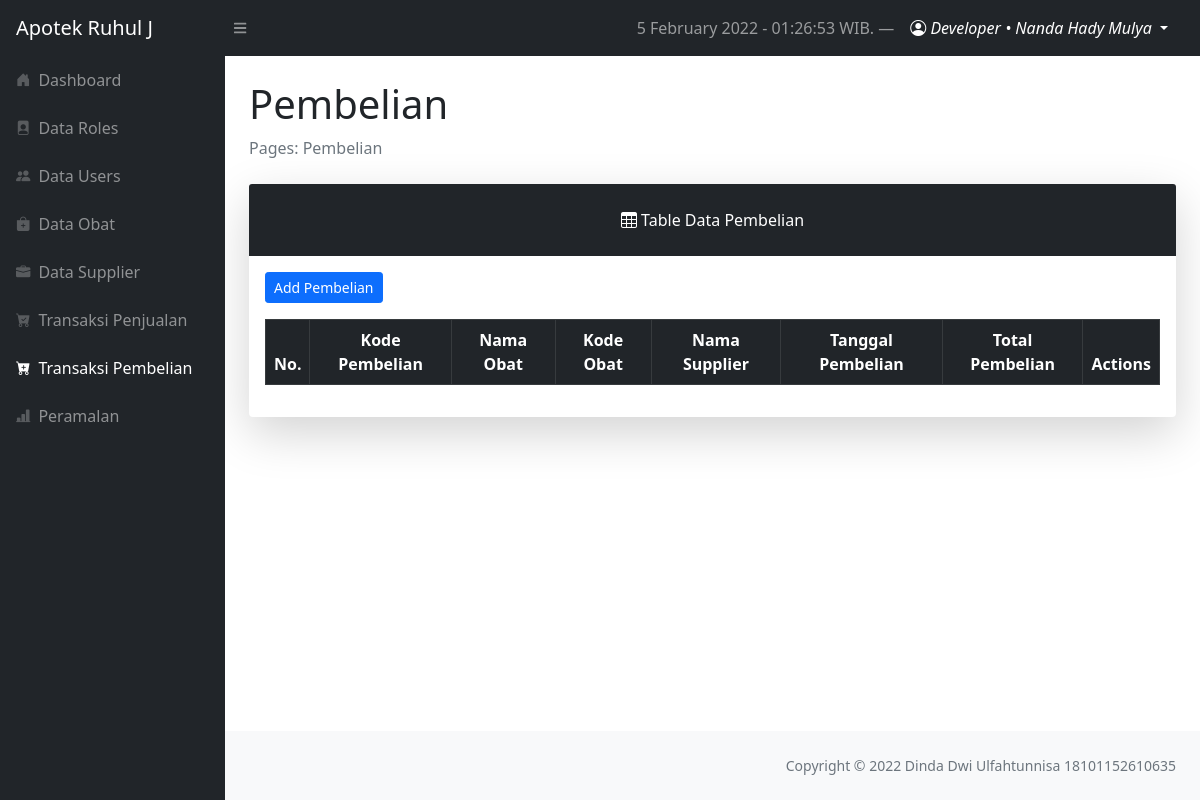
Before: /layouts/dashboard/index.php?page=pembelian (signed in) with the older database file.
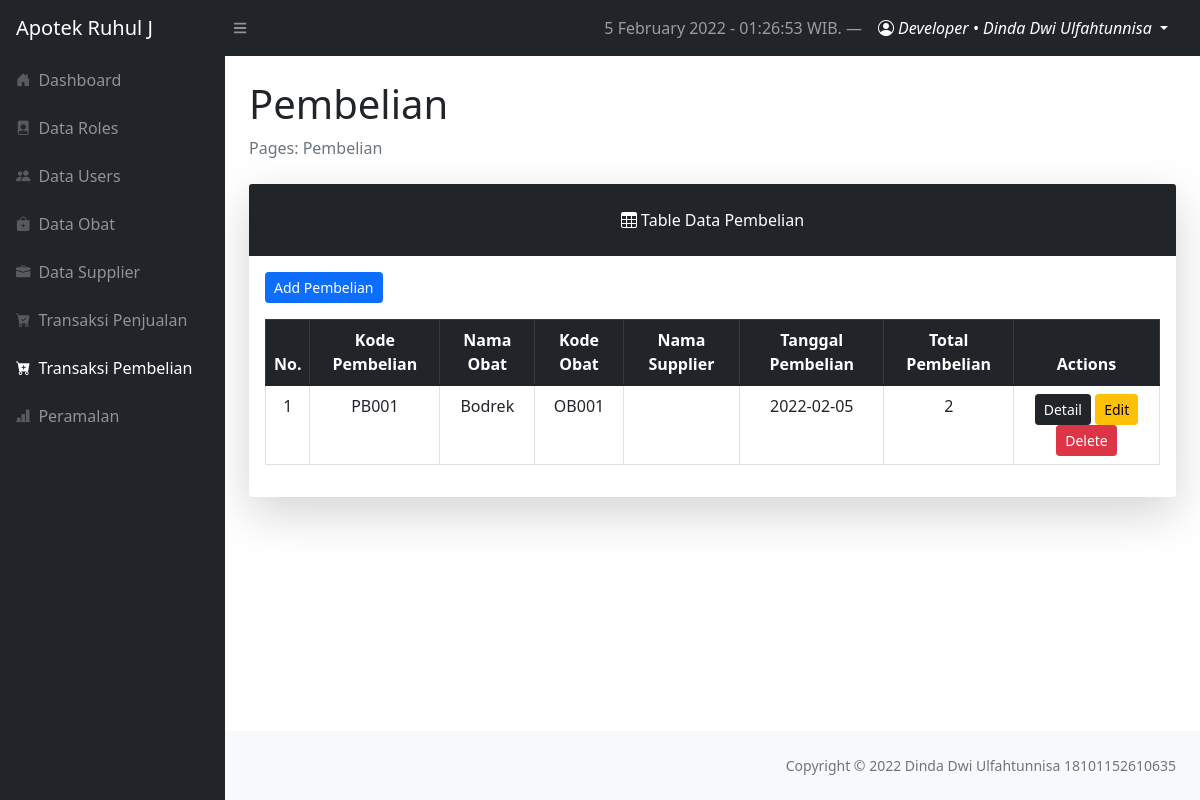
After: the same page with the newer database file.
### tables this page shows
CREATE TABLE `tbl_pembelian` (
  `pembelian_id` int(11) NOT NULL,
  `kode_pembelian` varchar(10) NOT NULL,
  `obat_id` int(11) NOT NULL,
  `kode_obat` varchar(10) NOT NULL,
  `supplier_id` int(11) NOT NULL,
  `bulan` varchar(11) NOT NULL,
  `tahun` year(4) NOT NULL,
  `tgl_pembelian` date NOT NULL,
  `total_pembelian` int(11) NOT NULL
);

CREATE TABLE `tbl_obat` (
  `obat_id` int(11) NOT NULL,
  `kode_obat` varchar(10) NOT NULL,
  `nama_obat` varchar(50) NOT NULL,
  `kedaluwarsa` date NOT NULL,
  `harga_beli` int(11) NOT NULL,
  `harga_jual` int(11) NOT NULL,
  `satuan_obat` varchar(10) NOT NULL,
  `stok` int(11) NOT NULL,
  `supplier_id` int(11) NOT NULL
);

### config/functionDate.php (called while the page is built, shortened)
<?php
$timenow = date("j F Y - H:i:s");

### config/config.php (called while the page is built, shortened)
<?php
$localhost  = "localhost";
$username   = "root";
$password   = "";
$db         = "skripsi_dinda";
$conn = mysqli_connect($localhost, $username, $password, $db);
function query($query)
{
    global $conn;
    $result = mysqli_query($conn, $query);
    while ($row = mysqli_fetch_assoc($result)) {
        $rows[] = $row;
    }
    return $rows;
}

### layouts/dashboard/pembelian/index.php (the view, shortened to what this page needs)
<?php
require '../../config/config.php';
$pembelians = query("SELECT * FROM tbl_pembelian INNER JOIN tbL_obat ON tbl_pembelian.obat_id = tbl_obat.obat_id");
$pembelians2 = mysqli_connect($conn, "SELECT * FROM tbl_pembelian INNER JOIN tbl_supplier ON tbl_pembelian.obat_id = tbl_supplier.obat_id");
$supplierPembelian = mysqli_fetch_assoc($conn, $pembelians2);
$no = 1;
?>
<main>
    <div class="container-fluid px-4">
        <h1 class="mt-4">Pembelian</h1>
        <ol class="breadcrumb mb-4">
            <li class="breadcrumb-item active">Pages: Pembelian</li>
        </ol>
        <div class="card shadow-lg border-0 mb-4">
            <div class="card-header border-0 text-center p-4 bg-dark text-white">
                <i class="bi bi-table"></i>
                Table Data Pembelian
            </div>
            <div class="card-body">
                <a href="?page=pembelian/create" class="btn btn-sm btn-primary mb-3">Add Pembelian</a>
                <table class="table table-bordered table-hover table-responsive-sm text-center">
                    <thead class="table-dark">
                        <th scope="col">No.</th>
                        <th scope="col">Kode Pembelian</th>
                        <th scope="col">Nama Obat</th>
                        <th scope="col">Kode Obat</th>
                        <th scope="col">Nama Supplier</th>
                        <th scope="col">Tanggal Pembelian</th>
                        <th scope="col">Total Pembelian</th>
                        <th scope="col">Actions</th>
                    </thead>
                    <tbody>
                        <?php foreach ($pembelians as $pembelian) : ?>
                            <tr>
                                <td><?= $no++; ?></td>
                                <td><?= $pembelian['kode_pembelian']; ?></td>
                                <td><?= $pembelian['nama_obat']; ?></td>
                                <td><?= $pembelian['kode_obat']; ?></td>
                                <td><?= $supplierPembelian['nama_supplier']; ?></td>
                                <td><?= $pembelian['tgl_pembelian']; ?></td>
                                <td><?= $pembelian['total_pembelian']; ?></td>
                                <td>
                                    <a href="index.php?page=pembelian/detail&id=<?= $pembelian['pembelian_id'] ?>" class="btn btn-sm btn-dark">Detail</a>
                                    <a href="index.php?page=pembelian/update&id=<?= $pembelian['pembelian_id'] ?>" class="btn btn-sm btn-warning">Edit</a>
                                    <a href="index.php?page=pembelian/delete&id=<?= $pembelian['pembelian_id'] ?>" class="btn btn-sm btn-danger" onclick="return confirm('Are you sure to delete pembelian?')">Delete</a>
                                </td>
                            </tr>
                        <?php endforeach; ?>
                    </tbody>
                </table>
            </div>
        </div>
</main>

### layouts/components/topnav.php (shortened to what this page needs)
<nav class="sb-topnav navbar navbar-expand navbar-dark bg-dark">
    <a class="navbar-brand ps-3" href="index.php?page=dashboard">Apotek Ruhul J</a>
    <button class="btn btn-link btn-sm order-1 order-lg-0 me-4 me-lg-0" id="sidebarToggle" href="#!">
        <i class="fas fa-bars"></i>
    </button>
    <div class="d-none d-md-inline-block ms-auto">
        <ul class="navbar-nav ms-md-0 me-3 me-lg-4">
            <li class="nav-item text-white">
                <a href="#" class="nav-link"><?= $timenow; ?> WIB. &mdash;</a>
            </li>
            <li class="nav-item dropdown">
                <a class="nav-link dropdown-toggle text-white" id="navbarDropdown" href="#" role="button" data-bs-toggle="dropdown" aria-expanded="false">
                    <i class="bi bi-person-circle"></i>
                    <span class="text-capitalize fst-italic">
                        <?= $_SESSION['username']; ?> &bull; <?= $_SESSION['fullname']; ?>
                    </span>
                </a>
            </li>
        </ul>
</nav>

Changed rows visible on the page:
added tbl_pembelian: kode_pembelian "PB001", obat.nama_obat "Bodrek", obat.kode_obat "OB001", tgl_pembelian "2022-02-05", total_pembelian "2"
Other visible differences:
$_SESSION['fullname']: "Nanda Hady Mulya" → "Dinda Dwi Ulfahtunnisa"
